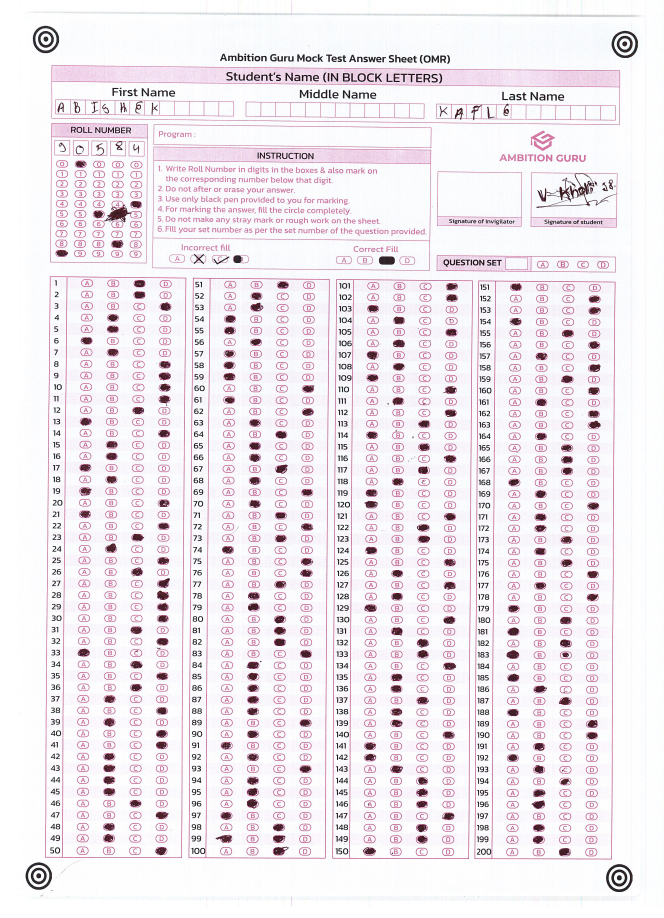
#> input picture backend/tests/fixtures/sheets/Page0001.jpg, 2655 x 3671 px, found by its file name (shown at 1/4 size)
$ python generate_template.py
#> lines starting #> are read from the running program, lines starting #| are printed output that depends on the picture; after the words box and inside, x2 and y2 are one past the last pixel; in counts of white or black regions, pixels touching at a corner belong together
"""
Generates template_ambition_guru_v1.json by calibrating directly against a
real sample sheet. Marker-detect + warp the sample, then measure real
bubble row/column positions with Hough circle detection.

IMPORTANT: this file must always MEASURE geometry from a real image, never
hardcode guessed pixel coordinates. A hardcoded-coordinate version was
tried once and produced a ~33px row spacing when the real measured
spacing is ~26.5px - close enough to look plausible in a spot check, but
compounding to a 50+ px error by the last row, causing wrong reads on
several digits/questions. If you're editing this file, keep every bubble
position derived from actual circle detection on the sample image.

Main grid: outlier clusters get dropped, genuinely missing detections
get interpolated, based on actual gap sizes relative to the real
measured row spacing (resolve_rows()).

Roll number grid (5 digit columns x 10 rows): a raw count of exactly 10
detections is NOT sufficient evidence a column is clean - noise at the
top of the region can coincidentally cancel out a missing real row in
the middle, silently preserving the count while corrupting a row's
position. Instead of trusting the count, we require a column to be
*internally self-consistent* (evenly spaced, no gap much bigger than
the smallest gap) before trusting it, and use the first such column
found rather than blindly averaging.
"""
import json
import sys
from pathlib import Path

import cv2
import numpy as np
from sklearn.cluster import KMeans

SAMPLE_SHEET_PATH = "/home/murari/orm-sheet/omr/Page0001.jpg"

CANONICAL_WIDTH = 1700
CANONICAL_HEIGHT = 2350
MARGIN = 60
BUBBLE_RADIUS_PX = 13
ROLL_BUBBLE_RADIUS_PX = 11

COLUMN_X = [
    [168.2, 248.7, 322.1, 392.3],
    [565.4, 638.2, 713.1, 780.6],
    [952.5, 1029.4, 1102.1, 1169.4],
    [1342.7, 1418.1, 1492.3, 1562.6],
]
START_QUESTION = [1, 51, 101, 151]
OPTIONS = ["A", "B", "C", "D"]


def find_registration_markers(gray):
    _, thresh = cv2.threshold(gray, 128, 255, cv2.THRESH_BINARY_INV)
    contours, _ = cv2.findContours(thresh, cv2.RETR_TREE, cv2.CHAIN_APPROX_SIMPLE)
    circles = []
    for c in contours:
        area = cv2.contourArea(c)
        if area < 200 or area > 20000:
            continue
        (x, y), radius = cv2.minEnclosingCircle(c)
        circle_area = np.pi * radius * radius
        if circle_area == 0:
            continue
        if area / circle_area > 0.85:
            circles.append((x, y, radius))

    clusters = []
    used = [False] * len(circles)
    for i, (x, y, r) in enumerate(circles):
        if used[i]:
            continue
        cluster = [(x, y, r)]
        used[i] = True
        for j in range(i + 1, len(circles)):
            if used[j]:
                continue
            x2, y2, _ = circles[j]
            if abs(x2 - x) < 15 and abs(y2 - y) < 15:
                cluster.append(circles[j])
                used[j] = True
        clusters.append(cluster)

    marker_clusters = [c for c in clusters if len(c) >= 3]
    if len(marker_clusters) != 4:
        raise ValueError(f"Expected 4 markers, found {len(marker_clusters)}")

    h, w = gray.shape
    result = {}
    for cluster in marker_clusters:
        cx = float(np.mean([p[0] for p in cluster]))
        cy = float(np.mean([p[1] for p in cluster]))
        key = ("top" if cy < h / 2 else "bottom") + "_" + ("left" if cx < w / 2 else "right")
        result[key] = (cx, cy)
    return result


def warp_to_canonical(img, markers):
    src_pts = np.array([markers["top_left"], markers["top_right"],
                         markers["bottom_right"], markers["bottom_left"]], dtype=np.float32)
    dst_pts = np.array([
        [MARGIN, MARGIN], [CANONICAL_WIDTH - MARGIN, MARGIN],
        [CANONICAL_WIDTH - MARGIN, CANONICAL_HEIGHT - MARGIN], [MARGIN, CANONICAL_HEIGHT - MARGIN],
    ], dtype=np.float32)
    matrix = cv2.getPerspectiveTransform(src_pts, dst_pts)
    return cv2.warpPerspective(img, matrix, (CANONICAL_WIDTH, CANONICAL_HEIGHT))


def cluster(ys, gap=15):
    ys = sorted(ys)
    clusters = [[ys[0]]]
    for y in ys[1:]:
        if y - clusters[-1][-1] < gap:
            clusters[-1].append(y)
        else:
            clusters.append([y])
    return [float(np.mean(c)) for c in clusters]


def resolve_rows(centers, n_expected=50):
    centers = sorted(centers)
    gaps = np.diff(centers)
    ref_spacing = float(np.median(gaps))

    while len(centers) > n_expected and (centers[1] - centers[0]) > ref_spacing * 1.6:
        centers = centers[1:]
    while len(centers) > n_expected and (centers[-1] - centers[-2]) > ref_spacing * 1.6:
        centers = centers[:-1]

    merged = [centers[0]]
    for y in centers[1:]:
        if y - merged[-1] < ref_spacing * 0.55:
            merged[-1] = (merged[-1] + y) / 2
        else:
            merged.append(y)
    centers = merged

    fixed = [centers[0]]
    for y in centers[1:]:
        gap = y - fixed[-1]
        n_missing = round(gap / ref_spacing) - 1
        if n_missing > 0:
            start = fixed[-1]
            for k in range(1, n_missing + 1):
                fixed.append(start + k * (y - start) / (n_missing + 1))
        fixed.append(y)

    if len(fixed) != n_expected:
        raise ValueError(f"resolved to {len(fixed)} rows, expected {n_expected} - inspect manually")
    return fixed


def is_self_consistent(ys, n_expected=10, tolerance=1.4):
    """True if ys has exactly n_expected points, evenly spaced (no gap more
    than `tolerance`x the smallest gap). A count match alone is NOT enough -
    noise can cancel out a missing real row while preserving the count."""
    if len(ys) != n_expected:
        return False
    ys = sorted(ys)
    gaps = [ys[i + 1] - ys[i] for i in range(len(ys) - 1)]
    return max(gaps) <= min(gaps) * tolerance


def build_roll_number_section(warped):
    gray = cv2.cvtColor(warped, cv2.COLOR_BGR2GRAY)
    roi = gray[280:660, 0:400]
    circles = cv2.HoughCircles(
        roi, cv2.HOUGH_GRADIENT, dp=1, minDist=15,
        param1=80, param2=15, minRadius=8, maxRadius=15,
    )
    if circles is None:
        raise SystemExit("No roll-number circles detected - check sample sheet quality")
    circles = circles[0]
    circles[:, 1] += 280

    xs = circles[:, 0].reshape(-1, 1)
    km = KMeans(n_clusters=5, n_init=10, random_state=0).fit(xs)
    col_x = sorted(float(c) for c in km.cluster_centers_.flatten())

    col_ys = [[] for _ in range(5)]
    for cx, cy, _cr in circles:
        best_col, best_dist = None, 999
        for ci, ox in enumerate(col_x):
            d = abs(cx - ox)
            if d < best_dist:
                best_dist = d
                best_col = ci
        if best_dist < 10:
            col_ys[best_col].append(float(cy))

    row_y = None
    for ci, ys in enumerate(col_ys):
        if is_self_consistent(ys):
            row_y = sorted(ys)
            print(f"roll number rows: using column {ci} (self-consistent, {len(ys)} clean detections, "
                  f"spacing {row_y[1]-row_y[0]:.1f}-{row_y[-1]-row_y[-2]:.1f}px)")
            break

    if row_y is None:
        raise SystemExit(
            "No roll-number column was self-consistent enough to trust - "
            "raw per-column detections: " + str([sorted(ys) for ys in col_ys])
        )

    bubbles = []
    for col_idx, x in enumerate(col_x):
        for digit in range(10):
            y = row_y[digit]
            bubbles.append({
                "digit_position": col_idx,
                "digit_value": digit,
                "x": round(x / CANONICAL_WIDTH, 5),
                "y": round(y / CANONICAL_HEIGHT, 5),
                "radius": round(ROLL_BUBBLE_RADIUS_PX / CANONICAL_WIDTH, 5),
            })
    print(f"roll number grid: {len(bubbles)} bubbles (5 columns x 10 digits)")
    return {"num_digits": 5, "bubbles": bubbles}


def main():
    sheet_path = sys.argv[1] if len(sys.argv) > 1 else SAMPLE_SHEET_PATH
    img = cv2.imread(sheet_path)
#> img is the input picture: shape (3671, 2655, 3); mean B, G, R 238.4, 232.9, 239.8
    if img is None:
        raise SystemExit(f"Could not read {sheet_path}")

    gray0 = cv2.cvtColor(img, cv2.COLOR_BGR2GRAY)
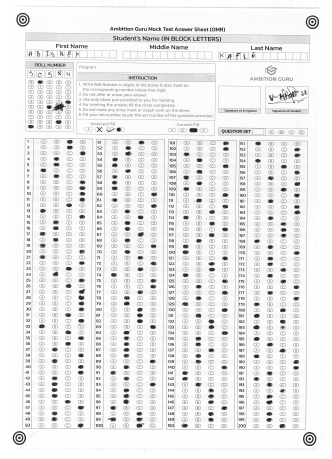
#> gray0: shape (3671, 2655) (shown at 1/8 size); min 0, max 255, mean 235.6
    markers = find_registration_markers(gray0)
#> in find_registration_markers, `_, thresh = cv2.threshold(gray, 128, 255, cv2.THRESH_BINARY_INV)`:
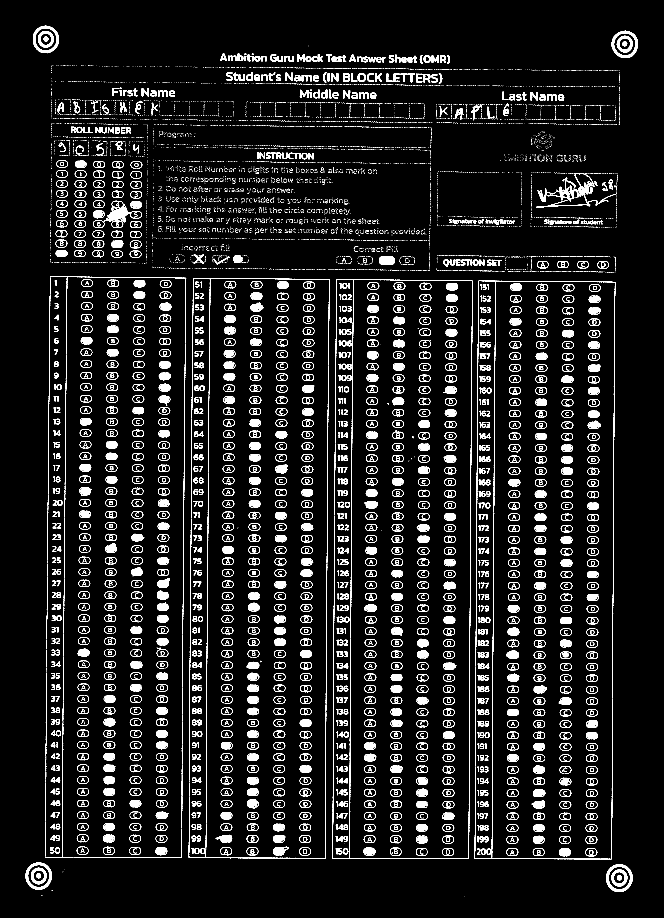
#> thresh: shape (3671, 2655) (shown at 1/4 size); 5.9% white; 9760 white regions (7308 under 20 px)
#> in find_registration_markers, `contours, _ = cv2.findContours(thresh, cv2.RETR_TREE, cv2.CHAIN_APPROX..`: contours = 11987 contours, 8489 with area under 20; largest, box (x1, y1, x2, y2) and area: (2425, 3457, 2530, 3568) 9100, (2446, 123, 2552, 232) 8851, (103, 3450, 208, 3559) 8830, (132, 103, 236, 213) 8822, (2433, 3466, 2521, 3559) 6242
#> the loop in find_registration_markers, `for c in contours:` made 11987 passes
#> (area, x, y, radius, circle_area) on passes 8 to 10: (9099.5, 2476, 3512, 55.79, 9776.7), (6241.5, 2477, 3512.1, 46.22, 6711.7), (3282, 2477, 3511.6, 33.8, 3590.1)
#> after the loop in find_registration_markers, `for c in contours:`: circles = 40 items, first 6: (2476, 3512, 55.79), (2477, 3512.1, 46.22), (2477, 3511.6, 33.8), (2477.2, 3511.2, 24.29), (2476.9, 3510.9, 10.03), (154.7, 3504.1, 54.43)
#> in find_registration_markers, `used = [False] * len(circles)`: used = 40 items, first 6: False, False, False, False, False, False
#> the loop in find_registration_markers, `for i, (x, y, r) in enumerate(circles):` made 40 passes
#> after the loop in find_registration_markers, `for i, (x, y, r) in enumerate(circles):`: clusters = 25 items; used = 40 items, first 6: True, True, True, True, True, True
#> in find_registration_markers, `marker_clusters = [c for c in clusters if len(c) >= 3]`: marker_clusters = 4 items
#> the loop in find_registration_markers, `for cluster in marker_clusters:` made 4 passes
#> (cx, cy, key) on passes 1 to 4: (2476.8, 3511.5, 'bottom_right'), (154.5, 3503.5, 'bottom_left'), (2499.1, 176.2, 'top_right'), (182.3, 157, 'top_left')
#> after the loop in find_registration_markers, `for cluster in marker_clusters:`: result = {'bottom_right': (2476.8, 3511.5), 'bottom_left': (154.5, 3503.5), 'top_right': (2499.1, 176.2), 'top_left': (182.3, 157)}
#> markers has the same summary as result in find_registration_markers
    warped = warp_to_canonical(img, markers)
#> in warp_to_canonical, `src_pts = np.array([markers["top_left"], markers["top_right"], markers..`: src_pts = [[182.3, 157], [2499.1, 176.2], [2476.8, 3511.5], [154.5, 3503.5]]
#> in warp_to_canonical, `matrix = cv2.getPerspectiveTransform(src_pts, dst_pts)`: matrix = [[0.679, 0.0057, -64.79], [-0.00563, 0.668, -43.84], [-1.45e-06, 6.93e-07, 1]]
#> in warp_to_canonical, `return cv2.warpPerspective(img, matrix, (CANONICAL_WIDTH, CANONICAL_HE..`:
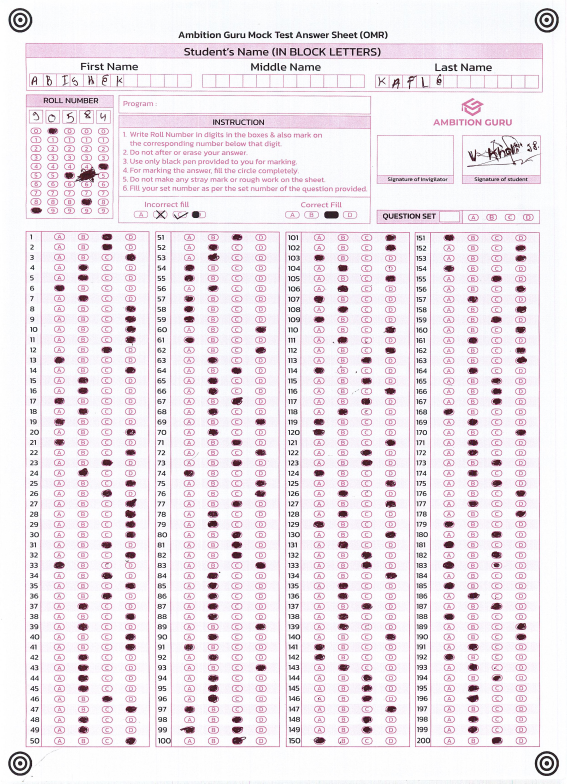
#> returned value: shape (2350, 1700, 3) (shown at 1/3 size); mean of channels 0, 1, 2 236.8, 230.6, 238.4; drawn as B, G, R
    gray = cv2.cvtColor(warped, cv2.COLOR_BGR2GRAY)
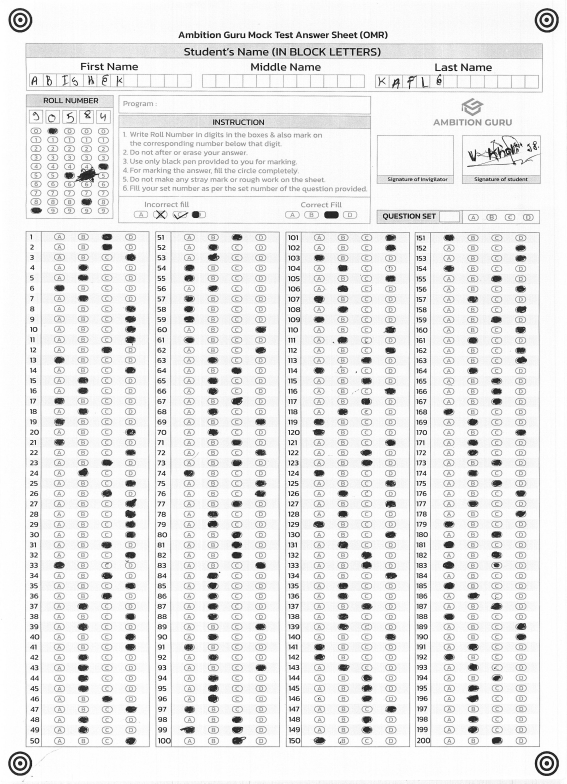
#> gray: shape (2350, 1700) (shown at 1/3 size); min 0, max 255, mean 233.6

    roi = gray[600:2350, :]
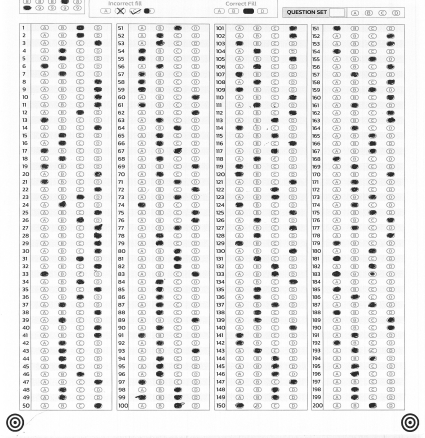
#> roi: shape (1750, 1700) (shown at 1/4 size); min 0, max 255, mean 232.8
    circles = cv2.HoughCircles(roi, cv2.HOUGH_GRADIENT, dp=1, minDist=18,
                                param1=80, param2=15, minRadius=9, maxRadius=16)
#> circles = 837 rows, first 8: [255.5, 479.5, 9.6], [1496.5, 328.5, 9.6], [1424.5, 788.5, 9.6], [1568.5, 727.5, 9.6], [325.5, 1310.5, 10.9], [1423.5, 389.5, 10.9], [242.5, 140.5, 9.6], [631.5, 727.5, 9.6]
    if circles is None:
        raise SystemExit("No circles detected - check sample sheet quality")
    circles = circles[0]
    circles[:, 1] += 600

    col_rows = [[] for _ in range(4)]
    for cx, cy, cr in circles:
        best_col, best_dist = None, 999
        for ci, opts in enumerate(COLUMN_X):
            for ox in opts:
                d = abs(cx - ox)
                if d < best_dist:
                    best_dist = d
                    best_col = ci
        if best_dist < 10:
            col_rows[best_col].append(cy)
#> this loop made 837 passes
#> (cx, cy, cr) on passes 1 to 3: (255.5, 1079.5, 9.6), (1496.5, 928.5, 9.6), (1424.5, 1388.5, 9.6)

    final_rows = []
    for ci, ys in enumerate(col_rows):
        centers = cluster(ys)
        fixed = resolve_rows(centers)
        print(f"column {ci+1}: {len(centers)} raw clusters -> {len(fixed)} final rows")
        final_rows.append(fixed)

    bubbles = []
    for ci in range(4):
        for row_idx in range(50):
            q_num = START_QUESTION[ci] + row_idx
            y = final_rows[ci][row_idx]
            for opt, x in zip(OPTIONS, COLUMN_X[ci]):
                bubbles.append({
                    "question": q_num, "option": opt,
                    "x": round(x / CANONICAL_WIDTH, 5),
                    "y": round(y / CANONICAL_HEIGHT, 5),
                    "radius": round(BUBBLE_RADIUS_PX / CANONICAL_WIDTH, 5),
                })

    template = {
        "template_version": "ambition-guru-v1",
        "canonical_width": CANONICAL_WIDTH,
        "canonical_height": CANONICAL_HEIGHT,
        "markers": {
            "top_left": [MARGIN / CANONICAL_WIDTH, MARGIN / CANONICAL_HEIGHT],
            "top_right": [(CANONICAL_WIDTH - MARGIN) / CANONICAL_WIDTH, MARGIN / CANONICAL_HEIGHT],
            "bottom_left": [MARGIN / CANONICAL_WIDTH, (CANONICAL_HEIGHT - MARGIN) / CANONICAL_HEIGHT],
            "bottom_right": [(CANONICAL_WIDTH - MARGIN) / CANONICAL_WIDTH, (CANONICAL_HEIGHT - MARGIN) / CANONICAL_HEIGHT],
        },
        "bubbles": bubbles,
    }

    template["roll_number"] = build_roll_number_section(warped)
#> in build_roll_number_section, `roi = gray[280:660, 0:400]`:
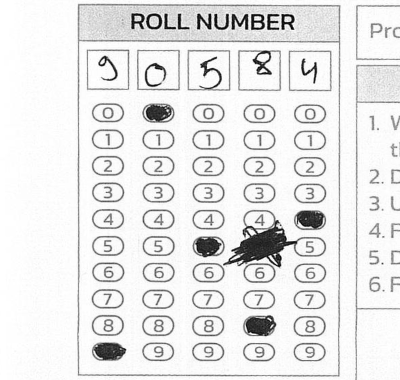
#> roi: shape (380, 400); min 4, max 255, mean 230.9
#> in build_roll_number_section, `circles = cv2.HoughCircles( roi, cv2.HOUGH_GRADIENT, dp=1, minDist=15,..`: circles = 55 rows, first 8: [252.5, 113.5, 9.6], [252.5, 272.5, 9.6], [202.5, 325.5, 10.6], [151.5, 112.5, 9.6], [302.5, 299.5, 9.4], [152.5, 325.5, 10.6], [201.5, 113.5, 9.6], [265.5, 351.5, 9.4]
#> in build_roll_number_section, `xs = circles[:, 0].reshape(-1, 1)`: xs = 55 values, max 315.5 at index 24, min 100.5 at index 22, mean 206.1
#> in build_roll_number_section, `col_x = sorted(float(c) for c in km.cluster_centers_.flatten())`: col_x = [105.8, 155.2, 207.2, 258, 308.7]
#> the loop in build_roll_number_section, `for cx, cy, _cr in circles:` made 55 passes
#> (cx, cy, _cr) on passes 1 to 8: (252.5, 393.5, 9.6), (252.5, 552.5, 9.6), (202.5, 605.5, 10.6), (151.5, 392.5, 9.6), (302.5, 579.5, 9.4), (152.5, 605.5, 10.6), (201.5, 393.5, 9.6), (265.5, 631.5, 9.4)
#> the loop in build_roll_number_section, `for col_idx, x in enumerate(col_x):` made 5 passes
#> x on passes 1 to 5: 105.8, 155.2, 207.2, 258, 308.7
#> after the loop in build_roll_number_section, `for col_idx, x in enumerate(col_x):`: bubbles = 50 items
#| roll number grid: 50 bubbles (5 columns x 10 digits)

    out_path = Path(__file__).parent / "template_ambition_guru_v1.json"
    with open(out_path, "w") as f:
        json.dump(template, f, indent=2)
    print(f"\nwrote {out_path} with {len(bubbles)} main bubbles + {len(template['roll_number']['bubbles'])} roll-number bubbles")
#| wrote backend/app/templates/template_ambition_guru_v1.json with 800 main bubbles + 50 roll-number bubbles


if __name__ == "__main__":
    main()
